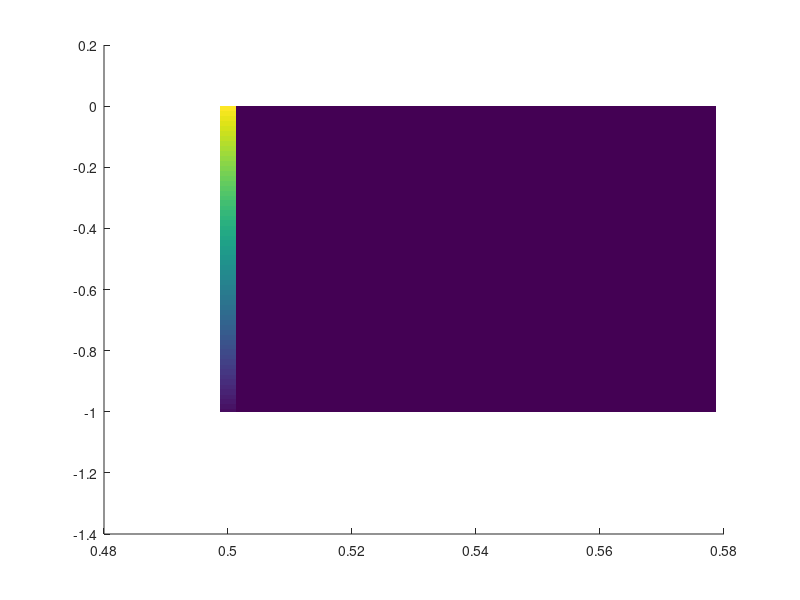

This chart was generated by the following MATLAB code: (Note: this script raises an error after producing the figure.)
p = 0.50001:0.0025:0.58;
q = 1 - p;
rho = -1:0.0025:0;

m = 500;

n = 10000;
n_1 = 100;
e = exp(0.01);

rho_2 = 1 - 1 ./ p;
p_2 = (n-1)*e ./ (e + 1) ./ (n-1- m * rho); 
% p_3 = 1 - (n-1) ./ (exp(1) + 1) ./ (n-1- m * rho);

h_1 = p .* q ./ (p - q).^2;
h_2 = n + rho' * ((2 * n_1 - n)^2 - n) / (n - 1);
h = h_1 .* h_2;

hold on;

imagesc(p, rho, h)
colormap("sky")

plot(p, rho_2, LineWidth=2);
plot(p_2, rho, LineWidth=1);
% plot(p_3, rho)
xline(e / (1 + e), LineWidth=2);

set(gca,'FontSize',20, 'FontName', 'Times New Roman');
xlabel('Probability $p$',FontWeight='bold',Interpreter='latex') 
ylabel('Correlation $\rho$',FontWeight='bold',Interpreter='latex') 
legend("RR","JRR")

hold off;

